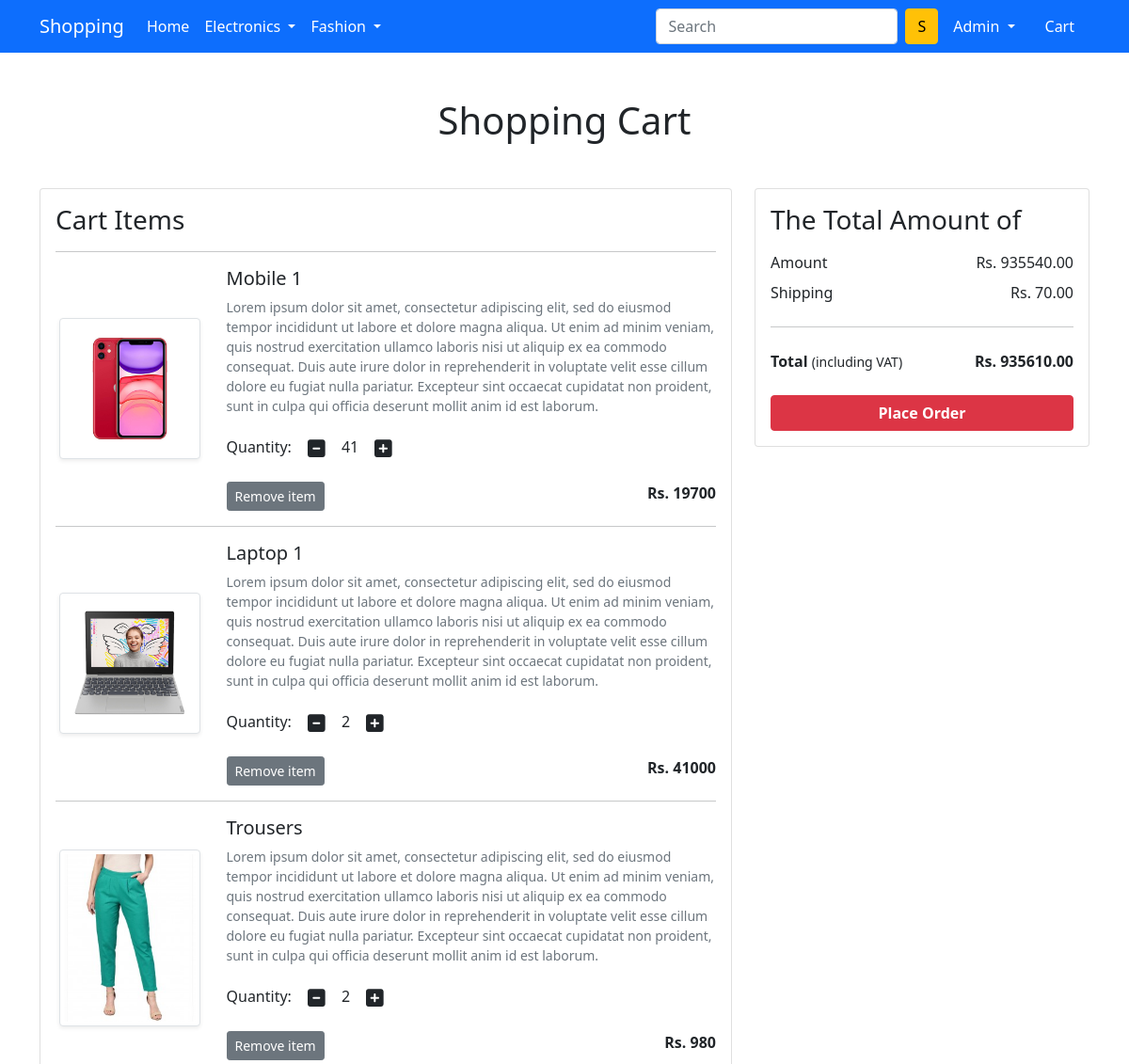
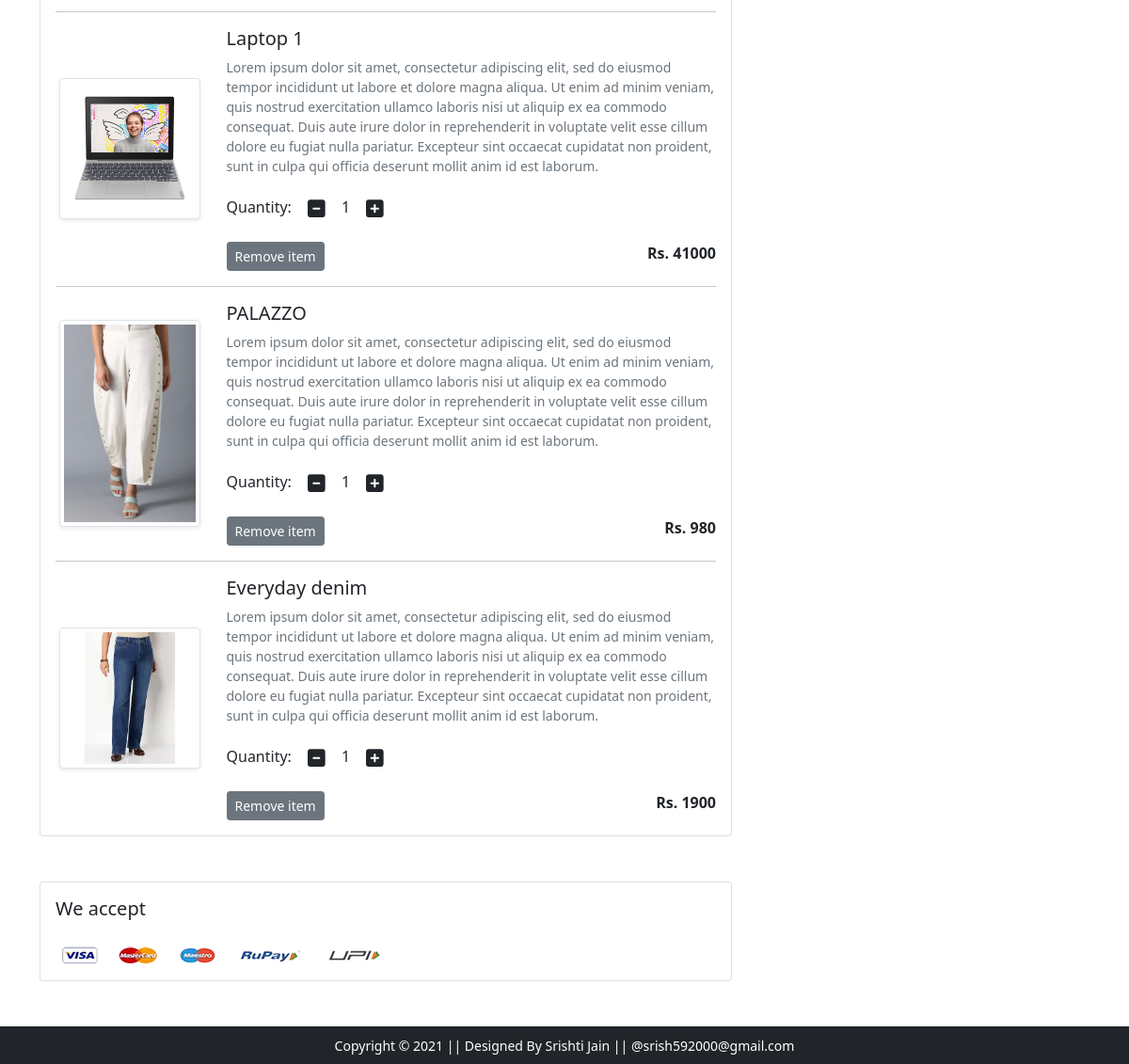
Page /showcart/ (signed in) on the earlier database version (2 pictures, top to bottom).
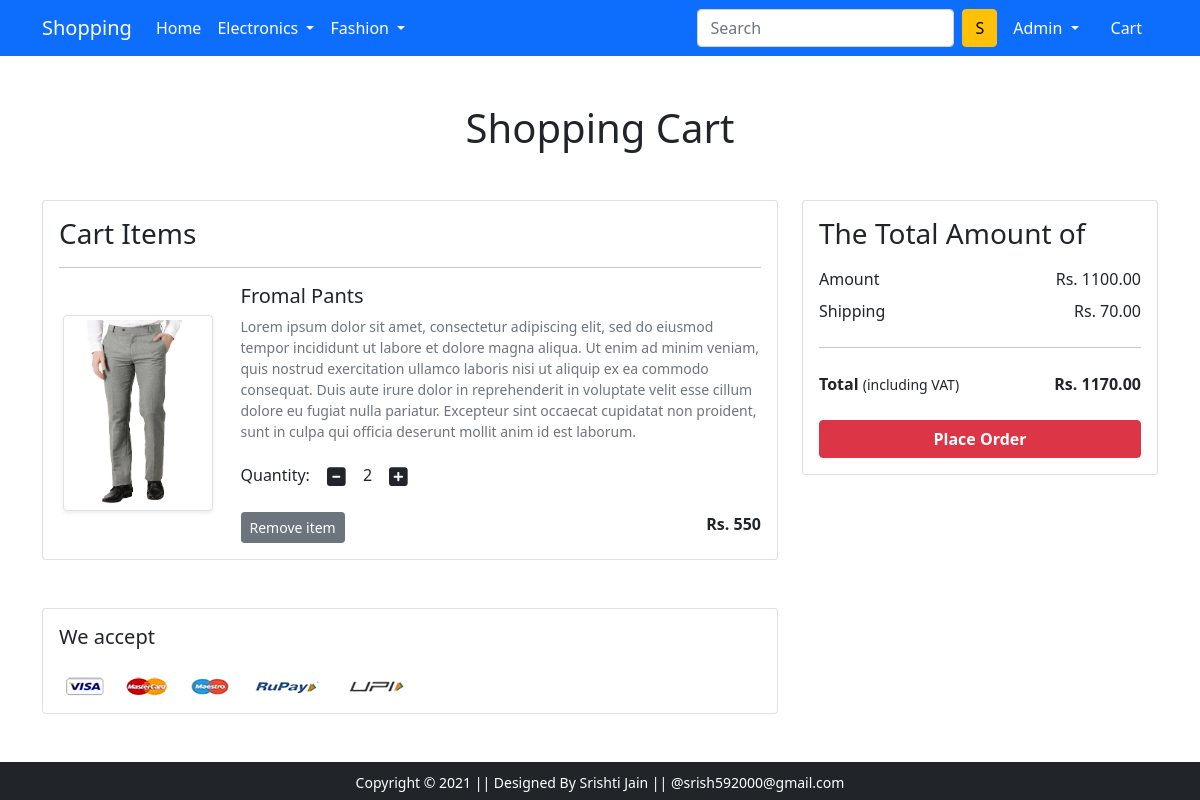
Same page on the later database version.
### app/models.py (models this page shows, shortened)
class Cart(models.Model):
     user = models.ForeignKey(User, on_delete=models.CASCADE)
     product = models.ForeignKey(Product, on_delete=models.CASCADE)
     quantity = models.PositiveBigIntegerField(default=1)

class Product(models.Model):
    title = models.CharField(max_length=50)
    selling_price= models.IntegerField()
    discount_price= models.IntegerField()
    description = models.CharField(max_length=500)
    category = models.CharField(choices=CATEGORY_CHOICES , max_length=50)
    brand = models.CharField(max_length=100 , null=True)
    product_image = models.ImageField(null= True , blank= True , upload_to ='producting' )

### app/views.py (the view)
# urls.py: path('showcart/' , views.showcart , name='showcart'),
def showcart(request):
	totalitem = 0
	if request.user.is_authenticated:
		user = request.user
		cart = Cart.objects.filter(user=user) #this gives query set
		amount = 0.0
		shipping_amount = 70.0
		totalamount=0.0
		cart_product = [p for p in Cart.objects.all() if p.user == request.user] #gives list/array of all the products issued by current user
		if cart_product: #agar products hai to
			for p in cart_product: #pick one by one  product
				tempamount = (p.quantity * p.product.discount_price) #and find price of each = (price *quantity of product)
				amount += tempamount #keep ading price of 1 product to another for calculating total
			totalamount = amount+shipping_amount #add shipping charges also
			return render(request, 'app/addtocart.html', {'cart':cart, 'amount':amount, 'totalamount':totalamount,})
		else:
			return render(request, 'app/emptycart.html',)
	else:
		return render(request, 'app/emptycart.html',)

### app/templates/app/addtocart.html (shortened to what this page needs)
{% extends 'app/base.html' %}
{% load static %}
{% block main-content %}
<div class="container my-5">
 <div class="row">
  <h1 class="text-center mb-5">Shopping Cart</h1>
  <div class="col-sm-8">
  <div class="card">
   <div class="card-body">
    <h3>Cart Items</h3>
    {% for cart in cart %}
    <hr>
    <div class="row">
     <div class="col-sm-3 text-center align-self-center"><img src="{{cart.product.product_image.url}}" alt="" srcset="" class="img-fluid img-thumbnail shadow-sm" height="150" width="150"> </div>
     <div class="col-sm-9">
      <div>
       <h5>{{cart.product.title}}</h5>
       <p class="mb-2 text-muted small">{{cart.product.description}}</p>
       <div class="my-3">
        <label for="quantity">Quantity:</label>
        <a class="minus-cart btn" pid="{{cart.product.id}}"><i class="fas fa-minus-square fa-lg"></i></a>
          <span id="quantity">{{cart.quantity}}</span>
        <a class="plus-cart btn" pid="{{cart.product.id}}"><i class="fas fa-plus-square fa-lg"></i></a>
       </div>
       <div class="d-flex justify-content-between">
        <a class="btn btn-sm btn-secondary mr-3 remove-cart" pid={{cart.product.id}}>Remove item </a>
        <p class="mb-0"><span><strong>Rs. {{cart.product.discount_price}}</strong></span></p>
       </div>
      </div>
     </div>
    </div>
    {% endfor %}
   </div>
   </div>
  </div>
  <div class="col-sm-4">
   <div class="card">
    <div class="card-body">
      <h3>The Total Amount of</h3>
      <ul class="list-group">
       <li class="list-group-item d-flex justify-content-between align-items-center border-0 px-0 pb-0">Amount<span>Rs. <span id="amount">{{amount|floatformat:2}}</span> </span></li>
       <li class="list-group-item d-flex justify-content-between align-items-center border-0 px-0">Shipping<span>Rs. 70.00</span></li>
       <hr>
       <li class="list-group-item d-flex justify-content-between align-items-center border-0 px-0 mb-3">
        <div>
           <strong>Total</strong> <small>(including VAT)</small>
         </div>
         <span><strong>Rs. </strong><strong id="totalamount"> {{totalamount|floatformat:2}}</strong></span>
       </li>
      </ul>
      <div class="d-grid"><a href="{% url 'checkout' %}" class="btn btn-danger fw-bold">Place Order</a></div>
    </div>
   </div>
  </div>
 </div>
</div>
<div class="container">
 <div class="row">
  <div class="col-sm-8">
   <div class="card">
    <div class="card-body">
      <h5 class="mb-4">We accept</h5>
      <img src="{% static 'app/images/payment.png' %}" alt="" class="img-fluid">
    </div>
  </div>
  </div>
 </div>
</div>
{% endblock main-content %}

Differences in the rows shown:
removed Cart: product.product_image (picture), product "Mobile 1", product.description "Lorem ipsum dolor sit amet, consectetur adipiscing elit, sed do eiusmod tempor incididunt ut labore et dolore magna aliqua. Ut enim ad minim veniam, quis nostrud exercitation ullamco laboris nisi ut aliquip ex ea commodo consequat. Duis aute irure dolor in reprehenderit in voluptate velit esse cillum dolore eu fugiat nulla pariatur. Excepteur sint occaecat cupidatat non proident, sunt in culpa qui officia deserunt mollit anim id est laborum.", quantity "41", product.discount_price "19700"
removed Cart: product.product_image (picture), product "Laptop 1", product.description "Lorem ipsum dolor sit amet, consectetur adipiscing elit, sed do eiusmod tempor incididunt ut labore et dolore magna aliqua. Ut enim ad minim veniam, quis nostrud exercitation ullamco laboris nisi ut aliquip ex ea commodo consequat. Duis aute irure dolor in reprehenderit in voluptate velit esse cillum dolore eu fugiat nulla pariatur. Excepteur sint occaecat cupidatat non proident, sunt in culpa qui officia deserunt mollit anim id est laborum.", quantity "2", product.discount_price "41000"
removed Cart: product.product_image (picture), product "Trousers", product.description "Lorem ipsum dolor sit amet, consectetur adipiscing elit, sed do eiusmod tempor incididunt ut labore et dolore magna aliqua. Ut enim ad minim veniam, quis nostrud exercitation ullamco laboris nisi ut aliquip ex ea commodo consequat. Duis aute irure dolor in reprehenderit in voluptate velit esse cillum dolore eu fugiat nulla pariatur. Excepteur sint occaecat cupidatat non proident, sunt in culpa qui officia deserunt mollit anim id est laborum.", quantity "2", product.discount_price "980"
removed Cart: product.product_image (picture), product "Laptop 1", product.description "Lorem ipsum dolor sit amet, consectetur adipiscing elit, sed do eiusmod tempor incididunt ut labore et dolore magna aliqua. Ut enim ad minim veniam, quis nostrud exercitation ullamco laboris nisi ut aliquip ex ea commodo consequat. Duis aute irure dolor in reprehenderit in voluptate velit esse cillum dolore eu fugiat nulla pariatur. Excepteur sint occaecat cupidatat non proident, sunt in culpa qui officia deserunt mollit anim id est laborum.", quantity "1", product.discount_price "41000"
removed Cart: product.product_image (picture), product "PALAZZO", product.description "Lorem ipsum dolor sit amet, consectetur adipiscing elit, sed do eiusmod tempor incididunt ut labore et dolore magna aliqua. Ut enim ad minim veniam, quis nostrud exercitation ullamco laboris nisi ut aliquip ex ea commodo consequat. Duis aute irure dolor in reprehenderit in voluptate velit esse cillum dolore eu fugiat nulla pariatur. Excepteur sint occaecat cupidatat non proident, sunt in culpa qui officia deserunt mollit anim id est laborum.", quantity "1", product.discount_price "980"
removed Cart: product.product_image (picture), product "Everyday denim", product.description "Lorem ipsum dolor sit amet, consectetur adipiscing elit, sed do eiusmod tempor incididunt ut labore et dolore magna aliqua. Ut enim ad minim veniam, quis nostrud exercitation ullamco laboris nisi ut aliquip ex ea commodo consequat. Duis aute irure dolor in reprehenderit in voluptate velit esse cillum dolore eu fugiat nulla pariatur. Excepteur sint occaecat cupidatat non proident, sunt in culpa qui officia deserunt mollit anim id est laborum.", quantity "1", product.discount_price "1900"
added Cart: product.product_image (picture), product "Fromal Pants", product.description "Lorem ipsum dolor sit amet, consectetur adipiscing elit, sed do eiusmod tempor incididunt ut labore et dolore magna aliqua. Ut enim ad minim veniam, quis nostrud exercitation ullamco laboris nisi ut aliquip ex ea commodo consequat. Duis aute irure dolor in reprehenderit in voluptate velit esse cillum dolore eu fugiat nulla pariatur. Excepteur sint occaecat cupidatat non proident, sunt in culpa qui officia deserunt mollit anim id est laborum.", quantity "2", product.discount_price "550"
Other differences:
{{ amount|floatformat:2 }}: "935540.00" → "1100.00"
{{ totalamount|floatformat:2 }}: "935610.00" → "1170.00"
